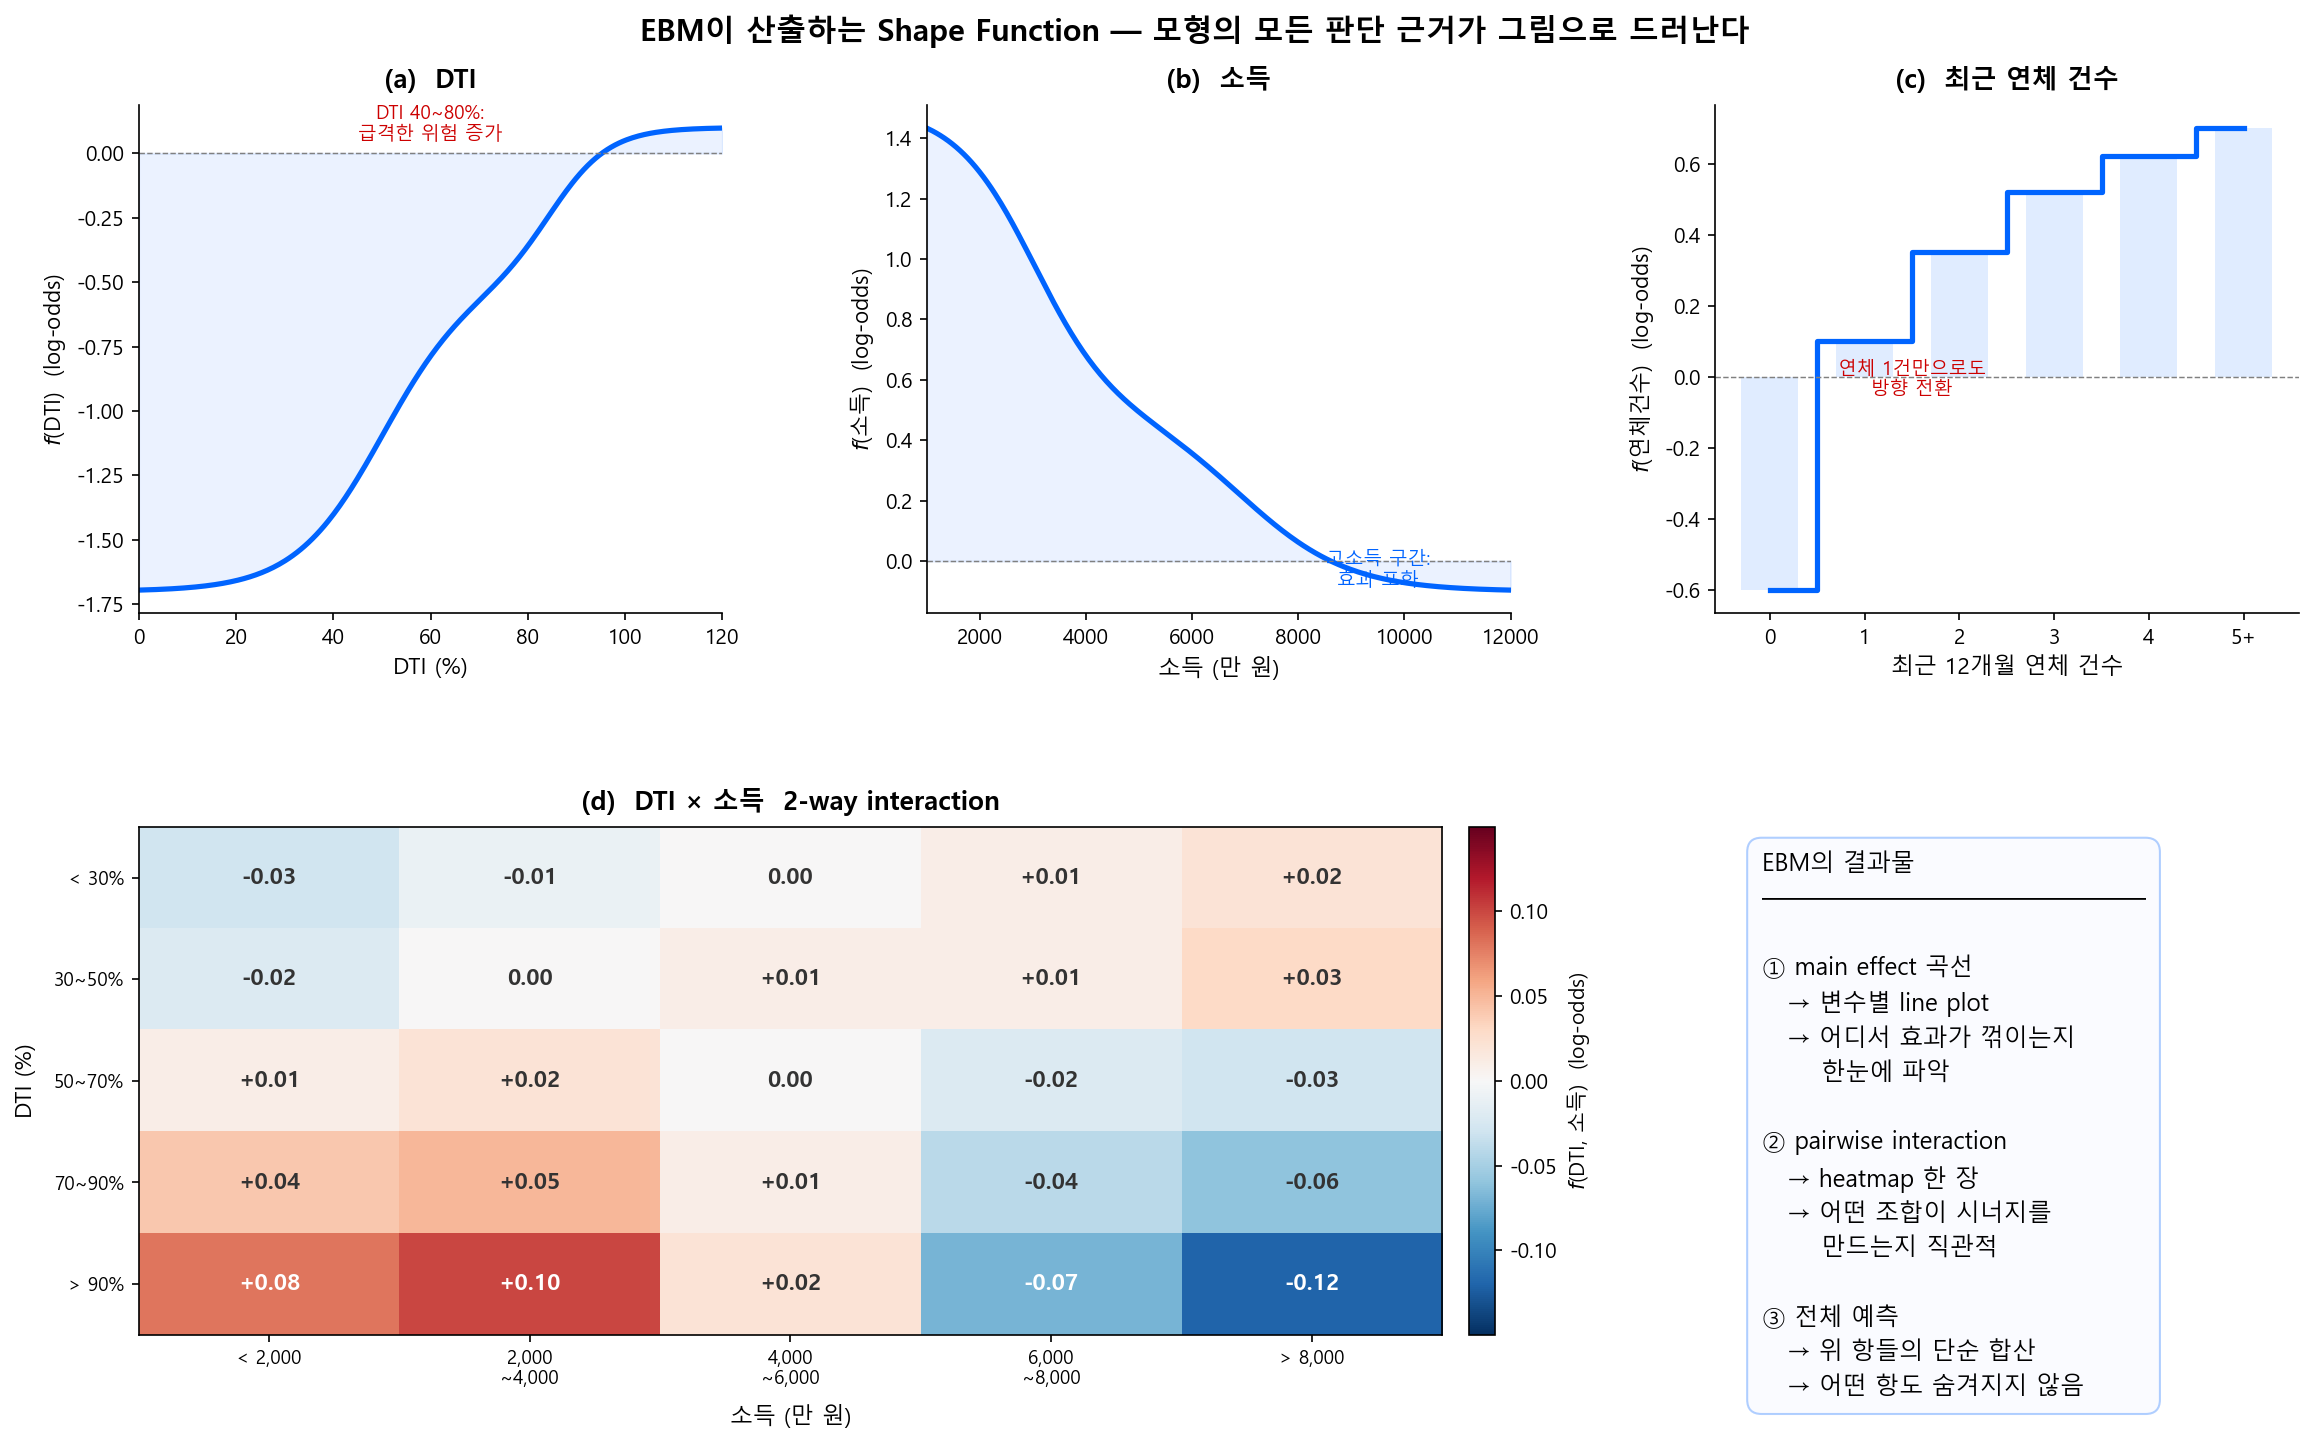

Write the Python code that produced this figure.
"""
EBM 결과물 시각화 — main effect shape functions + pairwise interaction heatmap
신용평가 맥락의 가상 데이터
"""

import matplotlib
matplotlib.use('Agg')

import numpy as np
import matplotlib.pyplot as plt
import matplotlib.patches as patches
from matplotlib.colors import TwoSlopeNorm
from matplotlib.gridspec import GridSpec

plt.rcParams.update({
    'font.family': 'Malgun Gothic',
    'axes.unicode_minus': False,
    'figure.facecolor': 'white',
    'axes.facecolor': 'white',
})

# ════════════════════════════════════════════════════════════════
# Figure: EBM Shape Functions — Main Effects + Interaction
# ════════════════════════════════════════════════════════════════

fig = plt.figure(figsize=(16, 10), facecolor='white')
gs = GridSpec(2, 3, hspace=0.42, wspace=0.35,
             left=0.06, right=0.96, top=0.90, bottom=0.08)

common_style = dict(color='#0064ff', linewidth=2.5)
fill_style = dict(alpha=0.08, color='#0064ff')
zero_style = dict(color='gray', linewidth=0.7, linestyle='--')

# ── (a) DTI shape function ──
ax1 = fig.add_subplot(gs[0, 0])
x_dti = np.linspace(0, 120, 300)
# 비선형: 40% 이하에서 완만, 40~80%에서 급등, 80% 이상 포화
y_dti = -0.8 + 0.6 * np.tanh((x_dti - 50) / 18) + 0.3 * np.tanh((x_dti - 85) / 12)
ax1.plot(x_dti, y_dti, **common_style)
ax1.fill_between(x_dti, y_dti, **fill_style)
ax1.axhline(0, **zero_style)
ax1.set_xlabel('DTI (%)', fontsize=11)
ax1.set_ylabel('$f$(DTI)  (log-odds)', fontsize=10.5)
ax1.set_title('(a)  DTI', fontsize=12.5, fontweight='bold', pad=8)
ax1.set_xlim(0, 120)
ax1.spines['top'].set_visible(False)
ax1.spines['right'].set_visible(False)
ax1.annotate('DTI 40~80%:\n급격한 위험 증가',
            xy=(60, 0.05), fontsize=9, color='#cc0000',
            ha='center', style='italic')

# ── (b) 소득 shape function ──
ax2 = fig.add_subplot(gs[0, 1])
x_inc = np.linspace(1000, 12000, 300)
# 고소득에서 감소하다가 포화
y_inc = 0.7 - 0.5 * np.tanh((x_inc - 3000) / 1500) - 0.3 * np.tanh((x_inc - 7000) / 2000)
ax2.plot(x_inc, y_inc, **common_style)
ax2.fill_between(x_inc, y_inc, **fill_style)
ax2.axhline(0, **zero_style)
ax2.set_xlabel('소득 (만 원)', fontsize=11)
ax2.set_ylabel('$f$(소득)  (log-odds)', fontsize=10.5)
ax2.set_title('(b)  소득', fontsize=12.5, fontweight='bold', pad=8)
ax2.set_xlim(1000, 12000)
ax2.spines['top'].set_visible(False)
ax2.spines['right'].set_visible(False)
ax2.annotate('고소득 구간:\n효과 포화',
            xy=(9500, -0.08), fontsize=9, color='#0064ff',
            ha='center', style='italic')

# ── (c) 최근 연체 건수 shape function (step-like) ──
ax3 = fig.add_subplot(gs[0, 2])
x_del = np.array([0, 0.5, 0.5, 1, 1.5, 1.5, 2, 2.5, 2.5, 3, 3.5, 3.5, 4, 4.5, 4.5, 5])
y_del = np.array([-0.6, -0.6, -0.2, -0.2, -0.2, 0.15, 0.15, 0.15, 0.45, 0.45, 0.45, 0.62, 0.62, 0.62, 0.70, 0.70])
ax3.step(range(6), [-0.6, 0.10, 0.35, 0.52, 0.62, 0.70],
         where='mid', **common_style)
ax3.bar(range(6), [-0.6, 0.10, 0.35, 0.52, 0.62, 0.70],
        width=0.6, alpha=0.12, color='#0064ff', edgecolor='none')
ax3.axhline(0, **zero_style)
ax3.set_xlabel('최근 12개월 연체 건수', fontsize=11)
ax3.set_ylabel('$f$(연체건수)  (log-odds)', fontsize=10.5)
ax3.set_title('(c)  최근 연체 건수', fontsize=12.5, fontweight='bold', pad=8)
ax3.set_xticks(range(6))
ax3.set_xticklabels(['0', '1', '2', '3', '4', '5+'])
ax3.spines['top'].set_visible(False)
ax3.spines['right'].set_visible(False)
ax3.annotate('연체 1건만으로도\n방향 전환',
            xy=(1.5, -0.05), fontsize=9, color='#cc0000',
            ha='center', style='italic')

# ── (d) 2-way interaction heatmap: DTI × 소득 ──
ax4 = fig.add_subplot(gs[1, 0:2])

dti_bins = ['< 30%', '30~50%', '50~70%', '70~90%', '> 90%']
inc_bins = ['< 2,000', '2,000\n~4,000', '4,000\n~6,000', '6,000\n~8,000', '> 8,000']

# 교호작용: 고DTI+저소득에서 시너지로 위험 증가
interaction = np.array([
    [-0.03, -0.01,  0.00,  0.01,  0.02],   # DTI < 30%
    [-0.02,  0.00,  0.01,  0.01,  0.03],   # 30~50%
    [ 0.01,  0.02,  0.00, -0.02, -0.03],   # 50~70%
    [ 0.04,  0.05,  0.01, -0.04, -0.06],   # 70~90%
    [ 0.08,  0.10,  0.02, -0.07, -0.12],   # > 90%
])

cmap = plt.cm.RdBu_r
norm = TwoSlopeNorm(vmin=-0.15, vcenter=0, vmax=0.15)

im = ax4.imshow(interaction, cmap=cmap, norm=norm, aspect='auto')

for i in range(5):
    for j in range(5):
        val = interaction[i, j]
        sign = '+' if val > 0 else ''
        textcolor = 'white' if abs(val) > 0.06 else '#333333'
        ax4.text(j, i, f'{sign}{val:.2f}', ha='center', va='center',
                fontsize=11, fontweight='bold', color=textcolor)

ax4.set_xticks(range(5))
ax4.set_xticklabels(inc_bins, fontsize=9)
ax4.set_yticks(range(5))
ax4.set_yticklabels(dti_bins, fontsize=9)
ax4.set_xlabel('소득 (만 원)', fontsize=11, labelpad=8)
ax4.set_ylabel('DTI (%)', fontsize=11, labelpad=8)
ax4.set_title('(d)  DTI × 소득  2-way interaction', fontsize=12.5, fontweight='bold', pad=8)

cbar = fig.colorbar(im, ax=ax4, fraction=0.03, pad=0.02)
cbar.set_label('$f$(DTI, 소득)  (log-odds)', fontsize=10)

# ── (e) 해석 요약 텍스트 ──
ax5 = fig.add_subplot(gs[1, 2])
ax5.axis('off')

summary_text = (
    "EBM의 결과물\n"
    "━━━━━━━━━━━━━━━━\n\n"
    "① main effect 곡선\n"
    "   → 변수별 line plot\n"
    "   → 어디서 효과가 꺾이는지\n"
    "       한눈에 파악\n\n"
    "② pairwise interaction\n"
    "   → heatmap 한 장\n"
    "   → 어떤 조합이 시너지를\n"
    "       만드는지 직관적\n\n"
    "③ 전체 예측\n"
    "   → 위 항들의 단순 합산\n"
    "   → 어떤 항도 숨겨지지 않음"
)
ax5.text(0.08, 0.95, summary_text, transform=ax5.transAxes,
         fontsize=11.5, verticalalignment='top', fontfamily='Malgun Gothic',
         linespacing=1.5,
         bbox=dict(boxstyle='round,pad=0.6', facecolor='#f0f4ff',
                   edgecolor='#0064ff', alpha=0.3))

fig.suptitle('EBM이 산출하는 Shape Function — 모형의 모든 판단 근거가 그림으로 드러난다',
             fontsize=14.5, fontweight='bold', y=0.96)

fig.savefig('ebm_shape_functions.png', dpi=150, bbox_inches='tight',
            facecolor='white', edgecolor='none')
print("OK: ebm_shape_functions.png saved")
